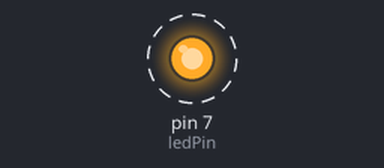
A sketch run on a simulated Arduino Uno, built with avr-gcc and run on an emulated ATmega328P. On the bench: output pins drawn as LEDs (lit = HIGH). Dashed ring = blinking.

Above: at 0.2 s.
Timing chart, 0 to 3.0 s (numbered marks = the images above):
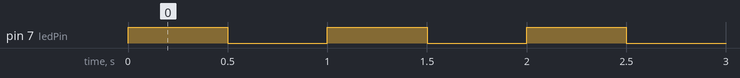

Measured:
- by itself, pin 7 (ledPin): alternates HIGH for 0.50 s and LOW for 0.50 s

The sketch:

Led.ino
```cpp
// Define the pin where the LED is connected
int ledPin = 7; // Activate LED on pin 7
float delay_time = 500;

void setup()
{
  // Initialize the digital pin as an output
  pinMode(ledPin, OUTPUT);
}

void loop()
{
  // Turn the LED on (HIGH is the voltage level)
  digitalWrite(ledPin, HIGH);
  // Wait for a second
  delay(delay_time);
  // Turn the LED off by making the voltage LOW
  digitalWrite(ledPin, LOW);
  // Wait for a second
  delay(delay_time);
}
```
